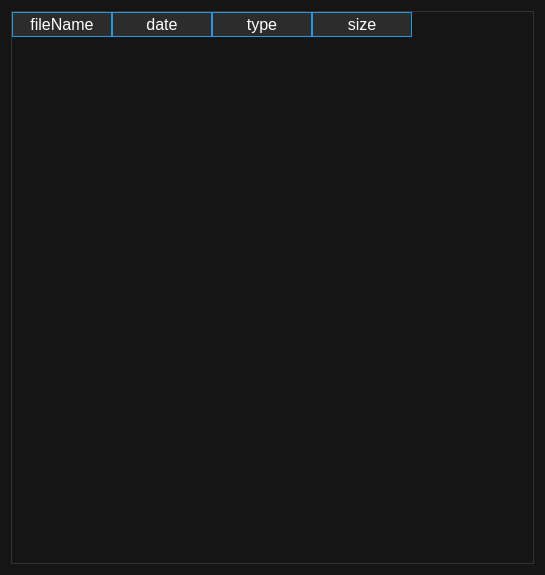
<?xml version="1.0" encoding="UTF-8"?>
<ui version="4.0">
 <class>FileListDlg</class>
 <widget class="QDialog" name="FileListDlg">
  <property name="geometry">
   <rect>
    <x>0</x>
    <y>0</y>
    <width>545</width>
    <height>575</height>
   </rect>
  </property>
  <property name="windowTitle">
   <string>PlayList</string>
  </property>
  <property name="styleSheet">
   <string notr="true">QWidget
{
background: rgb(21, 21, 21,255);
color:white;
font:11pt &quot;Tahoma&quot;;
}

QLabel
{
color:white;
font-size:12pt;
font-family:&quot;Microsoft YaHei&quot;;
}

QComboBox
{
background:rgb(0,0,0);
border:1px solid black;
color:white;
padding-right:10px;
}

QTabWidget
{
background: rgb(21,21,21);
color:white;
font:11pt &quot;Tahoma&quot;;
}

QSpinBox
{
background:rgb(0,0,0);
border:1px solid black;
color:white;
font:11pt &quot;Tahoma&quot;;
}

QDoubleSpinBox
{
background:rgb(0,0,0);
border:1px solid black;
color:white;
font:11pt &quot;Tahoma&quot;;
}

QLineEdit:enabled
{
background:rgb(0,0,0);
border:1px solid black;
color:white;
font:11pt &quot;Tahoma&quot;;
}

QLineEdit:!enabled
{
background:gray;
border:1px solid black;
color:white;
font:11pt &quot;Tahoma&quot;;
}

QGroupBox
{
border:1px solid rgb(200,200,200,100);
border-radius:5px;
margin-top:20px;
font-family:&quot;Tahoma&quot;;
font:normal 11pt; 
} 
QGroupBox::title
{
subcontrol-origin:margin;
subcontrol-position:top left;
padding:0 5px;
}

QTableWidget
{
background:rgb(21,21,21);
border:none;
color:white;
margin-left:0px;
padding-left:0px;
padding-right:0px;
selection-background-color: rgb(0,150,220);
selection-color: white;
font-size:12pt;
font-family:&quot;Tahoma&quot;;
}

QTableWidget QHeaderView::section
{
background:rgb(51,51,51);
border:1px solid rgb(39,89,158);
color:white;
margin-left:0px;
padding-left:0px;
font-size:12pt;
font-family:&quot;Tahoma&quot;;
}

QTabBar::tab:selected {color: red;} 
QTabBar::tab:!selected {color: white;}QTabBar::tab:hover{color: rgb(36,197,219);}

QPushButton
{
	background:rgb(56, 132, 230);
	color:white;
	border:none;
	border-radius:5px;
}
QPushButton:hover
{
	background:rgb(56, 132, 230);
	color:rgb(10, 40, 70);
	border:none;
	border-radius:5px;
	
}
QPushButton:pressed
{
	background:qradialgradient(spread:pad,cx:0.5,cy:0.5,radius:0.5,fx:0.5, fy:0.5, stop:0 rgb(10, 40, 70),stop:1 rgb(56, 132, 230));
	color:white;
	border:none;
	border-radius:5px;
}</string>
  </property>
  <layout class="QVBoxLayout" name="verticalLayout">
   <item>
    <widget class="QTableWidget" name="tableWidget">
     <property name="styleSheet">
      <string notr="true">QTableWidget QHeaderView::section
{
background:rgb(44,44,44);
border:1px solid rgb(40,150,229);
color:white;
margin-left:0px;
padding-left:0px;
font-family: 微软雅黑;
font-size: 16px;
font-weight: normal;
}

QTableWidget
{
position: absolute;
left: 0px;
top: 327px;
width: 1543px;
height: 327px;
opacity: 1;

background: rgb(21,21,21);
font-family:  微软雅黑;
font-size: 14px;
font-weight: normal;
color:white;

box-sizing: border-box;
border: 1px solid rgba(51, 51, 51, 1);
}
QTableWidget::item:selected {
            background-color: rgb(41,4,4);
    }

QToolTip{
border:10px;
color: white;
font: 12pt ;
text - decoration: underline;
background - color:#182031;
}</string>
     </property>
     <property name="columnCount">
      <number>4</number>
     </property>
     <column>
      <property name="text">
       <string>fileName</string>
      </property>
     </column>
     <column>
      <property name="text">
       <string>date</string>
      </property>
     </column>
     <column>
      <property name="text">
       <string>type</string>
      </property>
     </column>
     <column>
      <property name="text">
       <string>size</string>
      </property>
     </column>
    </widget>
   </item>
  </layout>
 </widget>
 <resources/>
 <connections/>
</ui>
